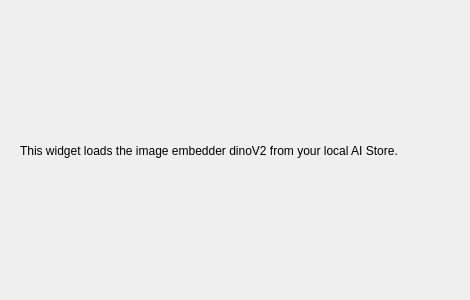
<?xml version="1.0" encoding="UTF-8"?>
<ui version="4.0">
 <class>Form</class>
 <widget class="QWidget" name="Form">
  <property name="geometry">
   <rect>
    <x>0</x>
    <y>0</y>
    <width>470</width>
    <height>300</height>
   </rect>
  </property>
  <property name="windowTitle">
   <string>Form</string>
  </property>
  <widget class="QLabel" name="Description">
   <property name="geometry">
    <rect>
     <x>20</x>
     <y>20</y>
     <width>431</width>
     <height>261</height>
    </rect>
   </property>
   <property name="text">
    <string>This widget loads the image embedder dinoV2 from your local AI Store.</string>
   </property>
   <property name="textFormat">
    <enum>Qt::AutoText</enum>
   </property>
   <property name="alignment">
    <set>Qt::AlignLeading|Qt::AlignLeft|Qt::AlignVCenter</set>
   </property>
   <property name="wordWrap">
    <bool>true</bool>
   </property>
  </widget>
 </widget>
 <resources/>
 <connections/>
</ui>
